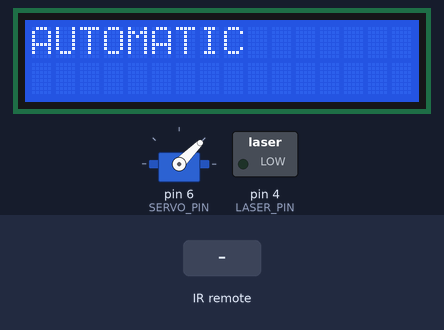
The sketch below on a simulated Arduino Uno, built with avr-gcc and run on an emulated ATmega328P. On the bench: 16×2 character LCD, servo, switched loads named in the sketch (green lamp = pin HIGH). The test bench sets the inputs (shaded band). Random numbers use the default seed unless the sketch sets one; what the sketch prints to the serial monitor is not drawn.

Above: at 1.5 s.
1.6 s: infrared code 0xBF40FF00 received
At 2.7 s:
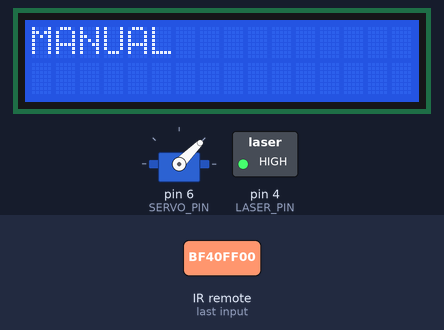
3.4 s: infrared code 0xBB44FF00 received
At 4.4 s:
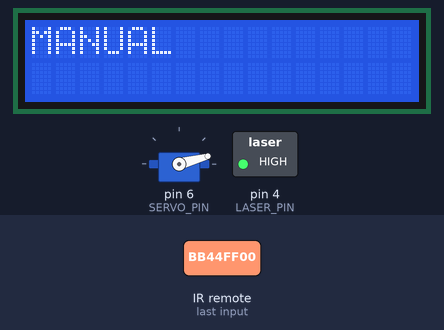
4.9 s: infrared code 0xF30CFF00 received
At 5.4 s:
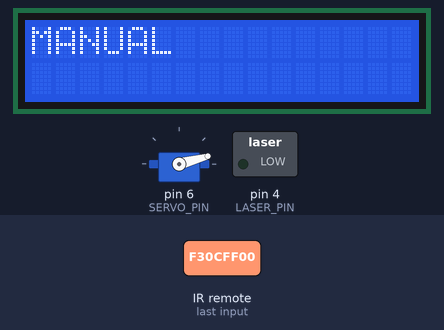
6.4 s: infrared code 0xBC43FF00 received
At 6.8 s:
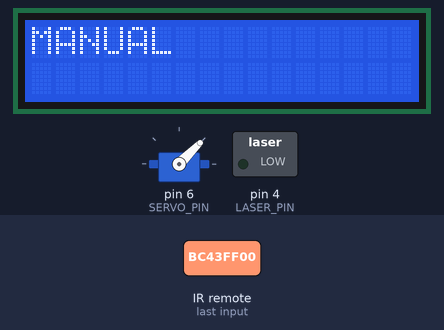
7.9 s: infrared code 0xBF40FF00 received
At 8.9 s:
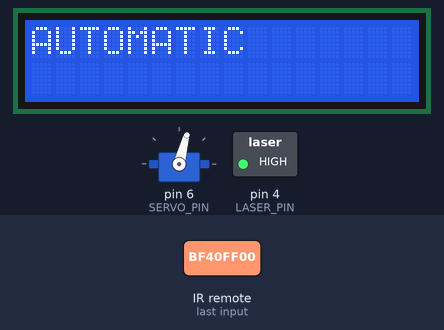
10.5 s: infrared code 0xF609FF00 received
Timing chart, 0 to 16.5 s (numbered marks = the images above; inputs shaded):
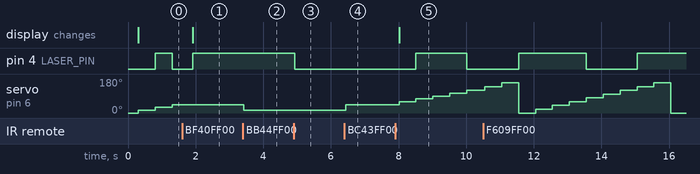

The sketch:

sad-cat-fixer.ino
```cpp
/******************************************************************************
Program: Sad Cat Fixer (Laser Tower 3000)

Description: Program to control the Laser Tower 3000. This includes manual and
automatic modes, an LCD screen, a servo, a buzzer, a laser (an LED for our
purposes), and an infrared remote control.

Author: Pranav Rao

Date: January 9, 2021

Arduino Resources used: digital pins 3, 4, 6, 8, and analog pins 4 and 5
******************************************************************************/

/******************************************************************************
Libraries: this section contains the importing of various libraries, which are
files that contain several classes, structs, and functions that are essential to
controlling various components such as the remote, LCD, and servo.
******************************************************************************/

#include <IRremote.hpp>        // library to interact with the IR remote
#include <LiquidCrystal_I2C.h> // library to interact with the LCD
#include <Servo.h>             // library to interact with the servo

/******************************************************************************
Constants: these are constant values that will be used to denote important
and consistent information. They are GLOBAL variables, and therefore can be used
by any function in this program.
******************************************************************************/

// declare constants to represent pins of each of the circuit components (IR,
// laser, servo, buzzer)
const int IR_RECEIVE_PIN = 3, LASER_PIN = 4, SERVO_PIN = 6, BUZZER_PIN = 8;

// declare constant strings for the words automatic and manual (which are
// printed on the LCD)
const char WORD_AUTOMATIC[] = "AUTOMATIC";
const char WORD_MANUAL[] = "MANUAL";

// declare constants for the sizes of the words so that they can be printed on
// the LCD
const int WORD_AUTOMATIC_SIZE =
    sizeof(WORD_AUTOMATIC) / sizeof(WORD_AUTOMATIC[0]);
const int WORD_MANUAL_SIZE = sizeof(WORD_MANUAL) / sizeof(WORD_MANUAL[0]);

// declare a set of variables used to keep track of various factors in the
// program. these variables will change throughout the program
int currentTime, currentPreset, randomInterval, currentServoRotation = 0,
                                                automaticRotationSpeed = 15;

// declare two clock variables, which will be used to keep track of certain
// times (amount of milliseconds from the beginning of the program). These
// clocks allow for the asynchronous behaviour of the automatic mode.
// clock1 is used to keep track of the intervals between preset changes in
// automatic mode. clock2 is used to keep track of the intervals between blinks
// for the auto blink functions
unsigned long clock1, clock2;

// declare two bool variables that will be used to keep track of the mode
// and the status of the laser
bool automatic = true, laserOn = false;

/******************************************************************************
Objects: these variables are instances of classes (imported in the header files
above). By making these instances, we are able to access all of the attributes
and functions defined in those classes
******************************************************************************/

// declare an object to represent the LCD
LiquidCrystal_I2C lcd(0x27, 16, 2);
// declare an object to represent the servo motor
Servo servo;

/******************************************************************************
writeText function: this function is called to write certain text to the
LCD. It takes a char pointer (a char array, essentially) and the length of the
char array, and returns void.
******************************************************************************/

void writeText(const char *text, int len) {
  Serial.println("LOG: Writing text to LCD.");

  lcd.clear(); // clear the LCD

  // start from the top left of the LCD. Then, sequencially print each character
  // in the given word, one character after the next
  for (int i = 0; i < len - 1; i++) {
    lcd.setCursor(i, 0); // set the cursor to the correct position
    lcd.print(text[i]);  // print the character
  }
}

/******************************************************************************
toggleLaser function: this function is called toggle the state of the laser. It
takes and returns nothing.
******************************************************************************/

void toggleLaser() {
  // if the laser is turned on
  if (laserOn) {
    digitalWrite(LASER_PIN, LOW);  // turn the laser off
  } else {                         // if the laser is off
    digitalWrite(LASER_PIN, HIGH); // turn the laser on
  }

  // if the laserOn boolean is false, set it to true else set it to false
  // (essentially toggle it)
  laserOn = laserOn ? false : true;
}

/******************************************************************************
Preset Functions: these functions are special functions that toggle different
presets of this machine. They all take nothing and return nothing.
******************************************************************************/

// this preset is used to keep the laser constantly on
void presetConstantOn() {
  // if the laser is not on
  if (!laserOn) {
    toggleLaser(); // turn on the laser
  }
}

// this preset is used to keep the laser constantly off
void presetConstantOff() {
  // if the laser is on
  if (laserOn) {
    toggleLaser(); // turn off the laser
  }
}

// this preset is used only in auto mode to keep the laser blink slowly
void presetAutoSlowBlink() {
  unsigned long currentTime = millis();

  if (currentTime > clock2 + 1500) {
    toggleLaser();
    clock2 = currentTime;
  }
}

// this preset is used only in auto mode to make the laser blink fast
void presetAutoFastBlink() {
  unsigned long currentTime = millis();

  if (currentTime > clock2 + 200) {
    toggleLaser();
    clock2 = currentTime;
  }
}

// this reset is used only in manual mode to make the laser blink slow
void presetManualSlowBlink() {
  for (int i = 0; i < 5; i++) {
    toggleLaser();
    delay(2000);
    toggleLaser();
    delay(2000);
  }
}

// this reset is used only in manual mode to make the laser blink fast
void presetManualFastBlink() {
  for (int i = 0; i < 5; i++) {
    toggleLaser();
    delay(500);
    toggleLaser();
    delay(500);
  }
}

// this is an array containing pointers to each of the automatic presets. A
// function will be called from this list depending on the current preset number
void (*autoPresets[4])() = {presetConstantOff, presetConstantOn,
                            presetAutoSlowBlink, presetAutoFastBlink};

// this is an array containing pointers to each of the manual presets. A
// function will be called from this list depending on the button pressed
void (*manualPresets[4])() = {presetConstantOff, presetConstantOn,
                              presetManualSlowBlink, presetManualFastBlink};

/******************************************************************************
Rotate Functions: these functions are functions that rotate the servo motor.
They both take a number of degrees to rotate and return nothing.
******************************************************************************/

// this function is used to rotate the servo a certain number of degrees in
// manual mode
void rotateManual(int degrees) {
  // calculate the new position of the servo using the current position of the
  // servo (stored in a variable)
  int newPosition = currentServoRotation + degrees;

  // if the new position is greater than 180 (the max the servo can turn in one
  // direction)
  if (newPosition > 180)
    newPosition = 180; // set the calculated new position back to 180

  // if the new position is less than 0 (the min the servo can turn in one
  // direction)
  if (newPosition < 0)
    newPosition = 0; // set the calculated new position back to 0

  // update the value of the current servo rotation to the new calculated value
  currentServoRotation = newPosition;

  servo.write(currentServoRotation); // turn the servo to the given position
  delay(500); // wait for the servo to turn to the given position
}

// this function is used to rotate the servo a certain number of degrees in
// manual mode
void rotateAutomatic(int degrees) {
  // the automatic mdoe wokrs by always moving in one direction until it reaches
  // the max position (180), where it resets to the min position (0)

  // given how the mode works, if the degrees value is negative, it must be
  // changed to positive
  int fixedDegrees =
      degrees < 0 ? -1 * degrees
                  : degrees; // change the degrees value to positive if it's
                             // negative, and store in a new variable

  // calculate the new position using the fixed degrees value
  int newPosition = currentServoRotation + fixedDegrees;

  // divide the new calculated position by 180 and take the remainder, then
  // store it in the variable to keep track of the current servo rotation. This
  // ensures that the position never exceeds 180 (the max).
  currentServoRotation = newPosition % 180;

  servo.write(currentServoRotation);
  delay(500); // wait for the servo to turn to the given position
}

/******************************************************************************
Mode Functions: these functions change the mode of the machine (manual vs
automatic). This affects how the user gives input and interacts with the
machine, and what the machine does given said input.
******************************************************************************/

// this function is the manual mode function. When called repeatedly in the loop
// function (see below), it gives the user full manual control of the machine,
// essentially allowing them to trigger any feature at random. The user can also
// use the play/pause button to switch to automatic mode
void manualMode() {
  // if input is received from the IR remote
  if (IrReceiver.decode()) {
    Serial.println("LOG: Received input from IR remote. Attempting to parse.");

    // attempt to parse the data and get a readable integer
    uint32_t decoded = IrReceiver.decodedIRData.decodedRawData;

    // this switch statement compares the value of the decoded variable with
    // each of the cases described. In this case, it is checking for the codes
    // of each remote button; if a certain remote button is hit, the machine
    // will perform the associated operation. Tests were performed beforehand to
    // find the code for each key on the remote.
    switch (decoded) {
    case 4077715200: // if the 1 key is pressed on the remote
      Serial.println("LOG: Remote input is button 1.");
      (*manualPresets[0])(); // call the first manual preset function declared
                             // in the array above
      break;
    case 3877175040: // if the 2 key is pressed on the remote
      Serial.println("LOG: Remote input is button 2.");
      (*manualPresets[1])(); // call the second manual preset function declared
                             // in the array above
      break;
    case 2707357440: // if the 3 key is pressed on the remote
      Serial.println("LOG: Remote input is button 3.");
      (*manualPresets[2])(); // call the third manual preset function declared
                             // in the array above
      break;
    case 4144561920: // if the 4 key is pressed on the remote
      Serial.println("LOG: Remote input is button 4.");
      (*manualPresets[3])(); // call the fourth manual preset function declared
                             // in the array above
      break;
    case 3141861120: // if the back key is pressed on the remote
      Serial.println("LOG: Remote input is button BACK.");
      rotateManual(
          -30); // rotate the motor 30 degrees counter clockwise (if possible)
      break;
    case 3158572800: // if the forward key is pressed on the remote
      Serial.println("LOG: Remote input is button FORWARD.");
      rotateManual(30); // rotate the motor 30 degrees clockwise (if possible)
      break;
    case 3208707840: // if the play/pause key is pressed on the remote
      Serial.println("LOG: Remote input is button PLAY/PAUSE.");
      Serial.println("LOG: Switching to AUTO mode.");
      automatic = true; // set the global automatic flag to true (change to
                        // automatic mode)
      writeText(WORD_AUTOMATIC,
                WORD_AUTOMATIC_SIZE); // print AUTOMATIC on the LCD
      // tone(BUZZER_PIN, 300, 1000); // play the buzzer sound to give the user
      // an audio cue for mode change
      break;
    }

    IrReceiver.resume(); // continue collecting input
  }

  return;
}

// this function is the automatic mode function. When called repeatedly in the
// loop function (see below), the function causes the machine to run
// automatically and randomly, in that it will continuously call random presets.
// this function will also give the user the ability to increase or decrease the
// speed of rotation using the up/down buttons on the remote. The user will
// also be able to switch to manual mode at any time using the play/pause button
// on the remote.
void automaticMode() {
  rotateAutomatic(
      automaticRotationSpeed); // rotate at the speed declared by the
                               // automaticRotationSpeed global variable

  unsigned long currentTime =
      millis(); // collect the current time to run comparisons against the two
                // async clocks

  // if the current time collected is greater than 5 seconds later than clock1
  // (the last recorded checkpoint)
  if (currentTime > clock1 + 5000) {
    Serial.print("LOG: Selecting new random preset. New preset: ");
    currentPreset =
        random(4); // select a new random number from 0 to 3 inclusive and set
                   // it as the global currentPreset variable
    Serial.println(currentPreset);
    clock1 = currentTime; // update clock1 to represent now as the last marked
                          // time (checkpoint)
  }

  // if input is received from the IR remote
  if (IrReceiver.decode()) {
    Serial.println("LOG: Received input from IR remote. Attempting to parse.");

    // attempt to parse the data and get a readable integer
    uint32_t decoded = IrReceiver.decodedIRData.decodedRawData;

    // this switch statement compares the value of the decoded variable with
    // each of the cases described. In this case, it is checking for the codes
    // of each remote button; if a certain remote button is hit, the machine
    // will perform the associated operation. Tests were performed beforehand to
    // find the code for each key on the remote.
    switch (decoded) {
    case 3208707840: // if the play/pause key is pressed on the remote
      Serial.println("LOG: Remote input is button PLAY/PAUSE.");
      Serial.println("LOG: Switching to MANUAL mode.");
      automatic = false; // set the global automatic flag to false (change to
                         // manual mode)
      writeText(WORD_MANUAL, WORD_MANUAL_SIZE); // print MANUAL on the LCD
      // tone(BUZZER_PIN, 300, 1000); // play the buzzer sound to give the user
      // an audio cue for mode change
      break;
    case 4127850240: // if the up key is pressed on the remote
      Serial.println("LOG: Increasing automatic speed by 5.");
      automaticRotationSpeed +=
          5; // increase the current speed for automatic mode rotation by 5
      if (automaticRotationSpeed >
          45) { // if the automatic rotation speed is above 45 (max)
        Serial.println("WARN: Automatic speed is above 45. Resetting to 45.");
        automaticRotationSpeed =
            45; // set the automatic rotation speed back to 45
      }
      break;
    case 4161273600: // if the down key is pressed on the remote
      Serial.println("LOG: Decreasing automatic speed by 5.");
      automaticRotationSpeed -=
          5; // decrease the current speed for automatic mode rotation by 5
      if (automaticRotationSpeed <
          0) { // if the automatic rotation speed is below 45 (min)
        Serial.println("WARN: Automatic speed is below 0. Resetting to 0.");
        automaticRotationSpeed =
            0; // set the automatic rotation speed back to 0
      }
      break;
    }

    IrReceiver.resume(); // continue collecting input
  }

  (*autoPresets[currentPreset])(); // call the current preset function (as
                                   // determined by the global var
                                   // currentPreset)
}

/******************************************************************************
Setup function: this function is automatically called once, and has a return
type of void.
******************************************************************************/

void setup() {
  Serial.begin(9600); // intialize the Serial monitor

  Serial.println("LOG: Starting init sequence.");

  // initialize the LCD
  Serial.println("LOG: Initializing LCD.");
  lcd.init();
  lcd.backlight(); // turn on the LCD backlight

  // initialize the IR Remote and bind it to the correct pin
  Serial.println("LOG: Initializing IR Remote.");
  IrReceiver.begin(IR_RECEIVE_PIN);

  // initialize the random seed (needed to use random functionality in automatic
  // function)
  Serial.println("LOG: Planting randomizer seed using empty analog input 0.");
  randomSeed(analogRead(0));

  // intialize clocks to current time to enable asynchronous functionality
  Serial.println("LOG: Initializing clocks.");
  clock1 = millis();
  clock2 = millis();

  // intialize currentPreset and randomInterval with random values from the
  // random seed
  Serial.println("LOG: Setting required random values.");
  randomInterval =
      random(5000, 15001);   // the random interval will always be a number from
                             // 5000 ms to 15000 ms (5-15 seconds)
  currentPreset = random(4); // the currentPreset will always be a number from
                             // 0-3 because there are four presets

  // set up laser
  Serial.println("LOG: Setting up laser.");
  pinMode(LASER_PIN, OUTPUT);   // set the laser to OUTPUT mode
  digitalWrite(LASER_PIN, LOW); // turn off the laser to begin

  // set up servo
  Serial.println("LOG: Setting up servo.");
  servo.attach(SERVO_PIN); // attach the servo object to the correct pin
  servo.write(currentServoRotation); // turn the servo to the correct position
                                     // (initially 0)

  Serial.println("LOG: Starting in AUTO mode.");
  writeText(WORD_AUTOMATIC,
            WORD_AUTOMATIC_SIZE); // print AUTOMATIC on the LCD (because it is
                                  // the starting mode)

  Serial.println("LOG: Playing initialization tone.");
  // tone(BUZZER_PIN, 300, 1000); // play a tone to notify the user the machine
  // has been initialized
}

/******************************************************************************
Loop function: this function is called repeatedly for the lifespan of the
program and has a return type of void.
******************************************************************************/

void loop() {
  // if the current mode is automatic (as determined by the automatic global
  // boolean), then call the automaticMode function. Else, call the manualMode
  // function. Since this check is in the loop function, this check will
  // continue to be run forever, meaning that the correct function (be it
  // automatic or manual) will be called many times in quick succession. The
  // program depends heavily on this mechanism to function.
  if (automatic) {
    automaticMode();
  } else {
    manualMode();
  }
}
```

Measured:
- after the input at 1.6 s, the display: changes after 0.31 s (image 1)
- after the input at 3.4 s, servo on pin 6 (SERVO_PIN): 45° → 15° at once
- after the input at 4.9 s, pin 4 (LASER_PIN): HIGH → LOW at once
- after the input at 6.4 s, servo on pin 6 (SERVO_PIN): 15° → 45° at once
- after the input at 7.9 s, pin 4 (LASER_PIN): LOW → HIGH after 0.62 s, → LOW 1.5 s later; servo on pin 6 (SERVO_PIN): moves from 45° to 120° over 2.0 s, starting after 0.11 s; the display: changes after 0.11 s (image 5)
